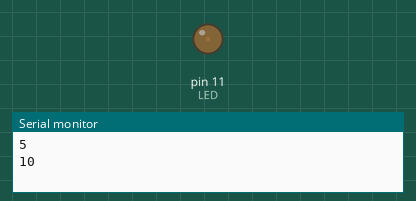
Recording of a sketch running on a simulated Arduino Uno, built with avr-gcc and run on an emulated ATmega328P. Shown: output pins drawn as LEDs (lit = HIGH), the last lines printed to the serial monitor.

Above: at 0.05 s.
At 0.95 s:
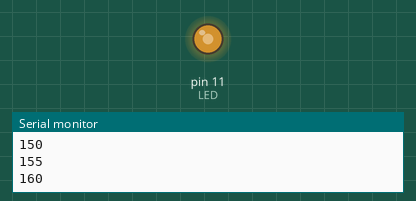
At 1.4 s:
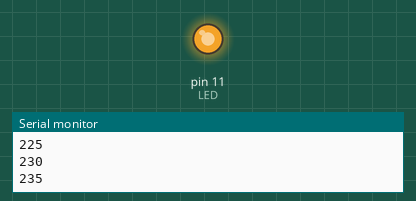
At 2.75 s:
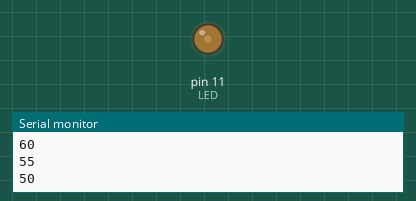
Timing chart, 0 to 7.1 s (numbered marks = the images above):
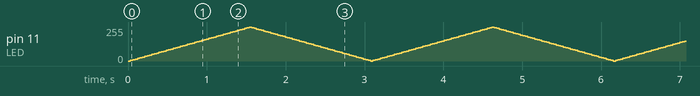

The sketch:

fadingLed.ino
```cpp
#define LED 11

  int currentVal = 0;
  int fadingVal = 5;

void setup() {
  // put your setup code here, to run once:
  pinMode(LED, OUTPUT);
  Serial.begin(9600);
}

void loop() {
  // put your main code here, to run repeatedly:
  analogWrite(LED, currentVal);
  currentVal+=fadingVal;
  if(currentVal == 0 || currentVal == 255){
    fadingVal = -fadingVal;
  }


  Serial.println(currentVal);
  delay(30);
}
```
